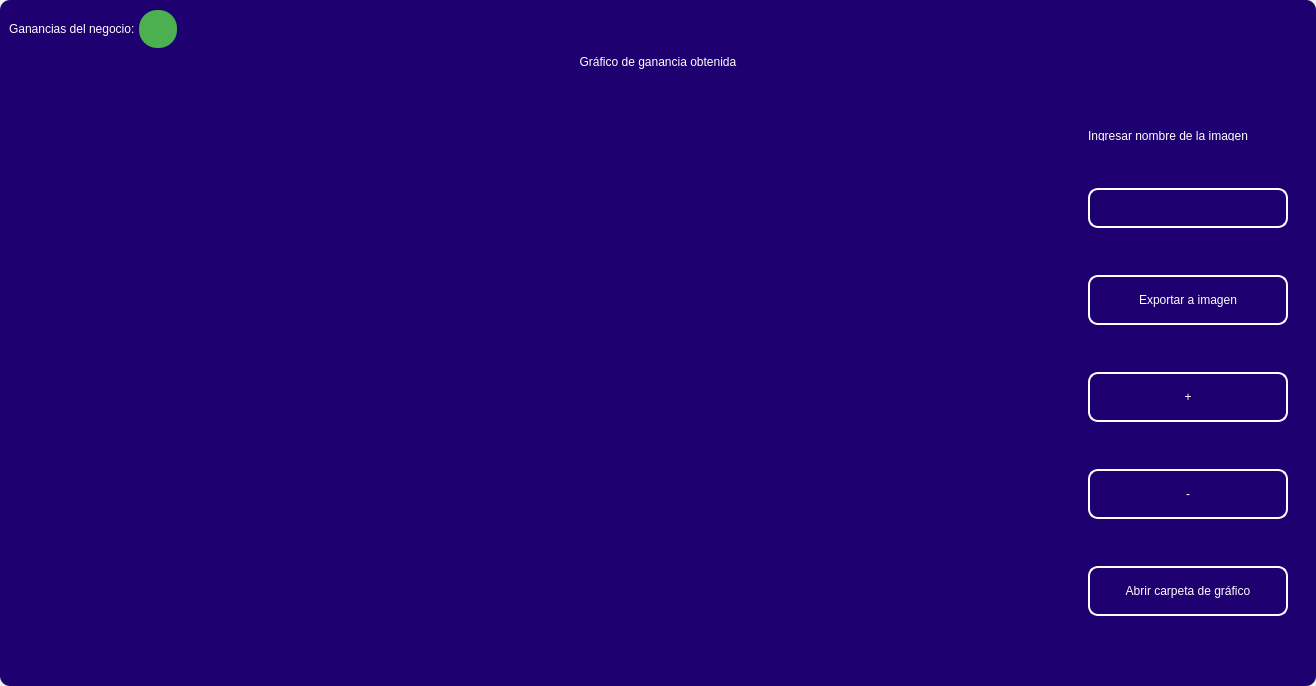
<?xml version="1.0" encoding="UTF-8"?>
<ui version="4.0">
 <class>MainWindow</class>
 <widget class="QMainWindow" name="MainWindow">
  <property name="geometry">
   <rect>
    <x>0</x>
    <y>0</y>
    <width>1316</width>
    <height>686</height>
   </rect>
  </property>
  <property name="windowTitle">
   <string>MainWindow</string>
  </property>
  <property name="styleSheet">
   <string notr="true"/>
  </property>
  <widget class="QWidget" name="centralwidget">
   <property name="styleSheet">
    <string notr="true"/>
   </property>
   <layout class="QVBoxLayout" name="verticalLayout">
    <property name="spacing">
     <number>0</number>
    </property>
    <property name="leftMargin">
     <number>0</number>
    </property>
    <property name="topMargin">
     <number>0</number>
    </property>
    <property name="rightMargin">
     <number>0</number>
    </property>
    <property name="bottomMargin">
     <number>0</number>
    </property>
    <item>
     <widget class="QFrame" name="frame">
      <property name="enabled">
       <bool>true</bool>
      </property>
      <property name="styleSheet">
       <string notr="true">
QFrame {
border-radius:10px;
background-color:#1E0070;
 }
</string>
      </property>
      <property name="frameShape">
       <enum>QFrame::StyledPanel</enum>
      </property>
      <property name="frameShadow">
       <enum>QFrame::Raised</enum>
      </property>
      <layout class="QVBoxLayout" name="verticalLayout_2">
       <item>
        <widget class="QFrame" name="frame_superior">
         <property name="minimumSize">
          <size>
           <width>0</width>
           <height>40</height>
          </size>
         </property>
         <property name="maximumSize">
          <size>
           <width>16777215</width>
           <height>40</height>
          </size>
         </property>
         <property name="styleSheet">
          <string notr="true">QPushButton{
border-radius:18px;
}

QPushButton:hover{
	background-color: rgb(0, 0, 0);
}
</string>
         </property>
         <property name="frameShape">
          <enum>QFrame::StyledPanel</enum>
         </property>
         <property name="frameShadow">
          <enum>QFrame::Raised</enum>
         </property>
         <layout class="QHBoxLayout" name="horizontalLayout_3">
          <property name="spacing">
           <number>4</number>
          </property>
          <property name="leftMargin">
           <number>0</number>
          </property>
          <property name="topMargin">
           <number>0</number>
          </property>
          <property name="rightMargin">
           <number>0</number>
          </property>
          <property name="bottomMargin">
           <number>0</number>
          </property>
          <item>
           <widget class="QLabel" name="label_3">
            <property name="styleSheet">
             <string notr="true">color: rgb(255, 255, 255);
font: 15pt &quot;MS Shell Dlg 2&quot;;</string>
            </property>
            <property name="text">
             <string>Ganancias del negocio:</string>
            </property>
           </widget>
          </item>
          <item>
           <widget class="QPushButton" name="btn_exit_2">
            <property name="minimumSize">
             <size>
              <width>38</width>
              <height>38</height>
             </size>
            </property>
            <property name="maximumSize">
             <size>
              <width>38</width>
              <height>38</height>
             </size>
            </property>
            <property name="cursor">
             <cursorShape>ArrowCursor</cursorShape>
            </property>
            <property name="styleSheet">
             <string notr="true">background-color: #4CAF50;</string>
            </property>
            <property name="text">
             <string/>
            </property>
            <property name="iconSize">
             <size>
              <width>35</width>
              <height>35</height>
             </size>
            </property>
           </widget>
          </item>
          <item>
           <spacer name="horizontalSpacer_2">
            <property name="orientation">
             <enum>Qt::Horizontal</enum>
            </property>
            <property name="sizeHint" stdset="0">
             <size>
              <width>443</width>
              <height>20</height>
             </size>
            </property>
           </spacer>
          </item>
          <item>
           <widget class="QPushButton" name="btn_exit">
            <property name="minimumSize">
             <size>
              <width>38</width>
              <height>38</height>
             </size>
            </property>
            <property name="maximumSize">
             <size>
              <width>38</width>
              <height>38</height>
             </size>
            </property>
            <property name="cursor">
             <cursorShape>PointingHandCursor</cursorShape>
            </property>
            <property name="text">
             <string/>
            </property>
            <property name="iconSize">
             <size>
              <width>35</width>
              <height>35</height>
             </size>
            </property>
           </widget>
          </item>
          <item>
           <widget class="QPushButton" name="bt_minimizar">
            <property name="minimumSize">
             <size>
              <width>38</width>
              <height>38</height>
             </size>
            </property>
            <property name="maximumSize">
             <size>
              <width>38</width>
              <height>38</height>
             </size>
            </property>
            <property name="cursor">
             <cursorShape>PointingHandCursor</cursorShape>
            </property>
            <property name="text">
             <string/>
            </property>
            <property name="icon">
             <iconset>
              <normaloff>image/minus.svg</normaloff>image/minus.svg</iconset>
            </property>
            <property name="iconSize">
             <size>
              <width>38</width>
              <height>38</height>
             </size>
            </property>
           </widget>
          </item>
          <item>
           <widget class="QPushButton" name="bt_maximizar">
            <property name="minimumSize">
             <size>
              <width>38</width>
              <height>38</height>
             </size>
            </property>
            <property name="maximumSize">
             <size>
              <width>38</width>
              <height>38</height>
             </size>
            </property>
            <property name="cursor">
             <cursorShape>PointingHandCursor</cursorShape>
            </property>
            <property name="text">
             <string/>
            </property>
            <property name="icon">
             <iconset>
              <normaloff>image/chevron-up.svg</normaloff>image/chevron-up.svg</iconset>
            </property>
            <property name="iconSize">
             <size>
              <width>38</width>
              <height>38</height>
             </size>
            </property>
           </widget>
          </item>
          <item>
           <widget class="QPushButton" name="bt_restaurar">
            <property name="minimumSize">
             <size>
              <width>38</width>
              <height>38</height>
             </size>
            </property>
            <property name="maximumSize">
             <size>
              <width>38</width>
              <height>38</height>
             </size>
            </property>
            <property name="cursor">
             <cursorShape>PointingHandCursor</cursorShape>
            </property>
            <property name="text">
             <string/>
            </property>
            <property name="icon">
             <iconset>
              <normaloff>image/chevron-down.svg</normaloff>image/chevron-down.svg</iconset>
            </property>
            <property name="iconSize">
             <size>
              <width>38</width>
              <height>38</height>
             </size>
            </property>
           </widget>
          </item>
          <item>
           <widget class="QPushButton" name="bt_cerrar">
            <property name="minimumSize">
             <size>
              <width>38</width>
              <height>38</height>
             </size>
            </property>
            <property name="maximumSize">
             <size>
              <width>38</width>
              <height>38</height>
             </size>
            </property>
            <property name="cursor">
             <cursorShape>PointingHandCursor</cursorShape>
            </property>
            <property name="text">
             <string/>
            </property>
            <property name="icon">
             <iconset>
              <normaloff>image/x.svg</normaloff>image/x.svg</iconset>
            </property>
            <property name="iconSize">
             <size>
              <width>38</width>
              <height>38</height>
             </size>
            </property>
           </widget>
          </item>
         </layout>
        </widget>
       </item>
       <item>
        <widget class="QLabel" name="label">
         <property name="styleSheet">
          <string notr="true">font: 30pt &quot;MS Shell Dlg 2&quot;;
color: rgb(255, 255, 255);</string>
         </property>
         <property name="text">
          <string>Gráfico de ganancia obtenida</string>
         </property>
         <property name="alignment">
          <set>Qt::AlignCenter</set>
         </property>
        </widget>
       </item>
       <item>
        <widget class="QFrame" name="frame_3">
         <property name="minimumSize">
          <size>
           <width>0</width>
           <height>0</height>
          </size>
         </property>
         <property name="frameShape">
          <enum>QFrame::StyledPanel</enum>
         </property>
         <property name="frameShadow">
          <enum>QFrame::Raised</enum>
         </property>
         <layout class="QHBoxLayout" name="horizontalLayout_4">
          <property name="leftMargin">
           <number>9</number>
          </property>
          <property name="topMargin">
           <number>9</number>
          </property>
          <property name="rightMargin">
           <number>9</number>
          </property>
          <item>
           <widget class="QGraphicsView" name="graphics_view">
            <property name="dragMode">
             <enum>QGraphicsView::NoDrag</enum>
            </property>
            <property name="transformationAnchor">
             <enum>QGraphicsView::NoAnchor</enum>
            </property>
           </widget>
          </item>
          <item>
           <layout class="QVBoxLayout" name="verticalLayout_4">
            <property name="spacing">
             <number>10</number>
            </property>
            <property name="sizeConstraint">
             <enum>QLayout::SetDefaultConstraint</enum>
            </property>
            <property name="leftMargin">
             <number>10</number>
            </property>
            <property name="topMargin">
             <number>10</number>
            </property>
            <property name="rightMargin">
             <number>10</number>
            </property>
            <property name="bottomMargin">
             <number>10</number>
            </property>
            <item>
             <widget class="QLabel" name="label_2">
              <property name="minimumSize">
               <size>
                <width>10</width>
                <height>10</height>
               </size>
              </property>
              <property name="maximumSize">
               <size>
                <width>500</width>
                <height>10</height>
               </size>
              </property>
              <property name="styleSheet">
               <string notr="true">color: rgb(255, 255, 255);
font: 10pt &quot;MS Shell Dlg 2&quot;;</string>
              </property>
              <property name="text">
               <string>Ingresar nombre de la imagen</string>
              </property>
             </widget>
            </item>
            <item>
             <widget class="QLineEdit" name="name_imagetxt">
              <property name="sizePolicy">
               <sizepolicy hsizetype="Fixed" vsizetype="Fixed">
                <horstretch>0</horstretch>
                <verstretch>0</verstretch>
               </sizepolicy>
              </property>
              <property name="minimumSize">
               <size>
                <width>200</width>
                <height>35</height>
               </size>
              </property>
              <property name="maximumSize">
               <size>
                <width>150</width>
                <height>40</height>
               </size>
              </property>
              <property name="styleSheet">
               <string notr="true">QLabel {
	color: rgb(255, 255, 254);
	font: 12pt &quot;Arial&quot;;
	background-color: rgba(0, 0, 0,0);
}

QTextEdit{
background-color: rgba(0, 0, 0,0);
border-radius:10px; 
font: 12pt &quot;Arial&quot;;
color: rgb(255, 255, 254);
border: 2px solid  rgb(255, 255, 255);

}

QTextEdit:hover{
background-color: rgba(0, 0, 0,0);
border-radius:10px; 
font: 12pt &quot;Arial&quot;;
border: 2px solid  rgb(120, 0, 171);
}

QTextEdit:focus{
background-color: rgb(0, 0, 0);
border-radius:10px; 
font: 12pt &quot;Arial&quot;;
border: 2px solid rgb(120, 0, 171);
}

QLineEdit{
background-color: rgba(0, 0, 0,0);
border-radius:10px; 
font: 12pt &quot;Arial&quot;;
color: rgb(255, 255, 254);
border: 2px solid  rgb(255, 255, 255);

}

QLineEdit:hover{
background-color: rgba(0, 0, 0,0);
border-radius:10px; 
font: 12pt &quot;Arial&quot;;
border: 2px solid  rgb(120, 0, 171);
}

QLineEdit:focus{
background-color: rgb(0, 0, 0);
border-radius:10px; 
font: 12pt &quot;Arial&quot;;
border: 2px solid rgb(120, 0, 171);
}

QCheckBox{
	font: 12pt &quot;Arial&quot;;
	color: rgb(255, 255, 255);
}

QCheckBox::indicator {
    width: 18px;
    height:18px;
}

QCheckBox::indicator:unchecked {
   background-image: url(image/square.svg);
}

QCheckBox::indicator:checked {
   background-image: url(image/check-square.svg);
}

QPushButton{
border-radius:10px; 
font: 12pt &quot;Arial&quot;;
color: rgb(255, 255, 254);
border: 2px solid #ffffff;
}

QPushButton:hover{
border-radius:10px; 
font: 12pt &quot;Arial&quot;;
color: rgb(255, 255, 255);
border: 2px solid rgb(120, 0, 171);
	background-color: rgb(120, 0, 171);
}
</string>
              </property>
              <property name="alignment">
               <set>Qt::AlignLeading|Qt::AlignLeft|Qt::AlignVCenter</set>
              </property>
             </widget>
            </item>
            <item>
             <widget class="QPushButton" name="btn_export_image">
              <property name="minimumSize">
               <size>
                <width>50</width>
                <height>40</height>
               </size>
              </property>
              <property name="maximumSize">
               <size>
                <width>300</width>
                <height>50</height>
               </size>
              </property>
              <property name="cursor">
               <cursorShape>PointingHandCursor</cursorShape>
              </property>
              <property name="styleSheet">
               <string notr="true">QPushButton{
border-radius:10px; 
font: 12pt &quot;Arial&quot;;
color: rgb(255, 255, 254);
border: 2px solid #ffffff;
}

QPushButton:hover{
border-radius:10px; 
font: 12pt &quot;Arial&quot;;
color: rgb(255, 255, 255);
border: 2px solid rgb(120, 0, 171);
	background-color: rgb(120, 0, 171);
}</string>
              </property>
              <property name="text">
               <string>Exportar a imagen</string>
              </property>
              <property name="iconSize">
               <size>
                <width>35</width>
                <height>35</height>
               </size>
              </property>
             </widget>
            </item>
            <item>
             <widget class="QPushButton" name="zoom_in_button">
              <property name="minimumSize">
               <size>
                <width>0</width>
                <height>40</height>
               </size>
              </property>
              <property name="maximumSize">
               <size>
                <width>300</width>
                <height>50</height>
               </size>
              </property>
              <property name="cursor">
               <cursorShape>PointingHandCursor</cursorShape>
              </property>
              <property name="styleSheet">
               <string notr="true">QPushButton{
border-radius:10px; 
font: 20pt &quot;Arial&quot;;
color: rgb(255, 255, 254);
border: 2px solid #ffffff;
}

QPushButton:hover{
border-radius:10px; 
font: 12pt &quot;Arial&quot;;
color: rgb(255, 255, 255);
border: 2px solid rgb(120, 0, 171);
	background-color: rgb(120, 0, 171);
}</string>
              </property>
              <property name="text">
               <string>+</string>
              </property>
              <property name="iconSize">
               <size>
                <width>35</width>
                <height>35</height>
               </size>
              </property>
             </widget>
            </item>
            <item>
             <widget class="QPushButton" name="zoom_out_button">
              <property name="minimumSize">
               <size>
                <width>0</width>
                <height>40</height>
               </size>
              </property>
              <property name="maximumSize">
               <size>
                <width>300</width>
                <height>50</height>
               </size>
              </property>
              <property name="cursor">
               <cursorShape>PointingHandCursor</cursorShape>
              </property>
              <property name="styleSheet">
               <string notr="true">QPushButton{
border-radius:10px; 
font: 20pt &quot;Arial&quot;;
color: rgb(255, 255, 254);
border: 2px solid #ffffff;
}

QPushButton:hover{
border-radius:10px; 
font: 12pt &quot;Arial&quot;;
color: rgb(255, 255, 255);
border: 2px solid rgb(120, 0, 171);
	background-color: rgb(120, 0, 171);
}</string>
              </property>
              <property name="text">
               <string>-</string>
              </property>
              <property name="iconSize">
               <size>
                <width>35</width>
                <height>35</height>
               </size>
              </property>
             </widget>
            </item>
            <item>
             <widget class="QPushButton" name="open_explore_file">
              <property name="minimumSize">
               <size>
                <width>0</width>
                <height>40</height>
               </size>
              </property>
              <property name="maximumSize">
               <size>
                <width>300</width>
                <height>50</height>
               </size>
              </property>
              <property name="cursor">
               <cursorShape>PointingHandCursor</cursorShape>
              </property>
              <property name="styleSheet">
               <string notr="true">QPushButton{
border-radius:10px; 
font: 12pt &quot;Arial&quot;;
color: rgb(255, 255, 254);
border: 2px solid #ffffff;
}

QPushButton:hover{
border-radius:10px; 
font: 12pt &quot;Arial&quot;;
color: rgb(255, 255, 255);
border: 2px solid rgb(120, 0, 171);
	background-color: rgb(120, 0, 171);
}</string>
              </property>
              <property name="text">
               <string>Abrir carpeta de gráfico</string>
              </property>
              <property name="iconSize">
               <size>
                <width>35</width>
                <height>35</height>
               </size>
              </property>
             </widget>
            </item>
           </layout>
          </item>
         </layout>
        </widget>
       </item>
      </layout>
     </widget>
    </item>
   </layout>
  </widget>
 </widget>
 <resources/>
 <connections/>
</ui>
